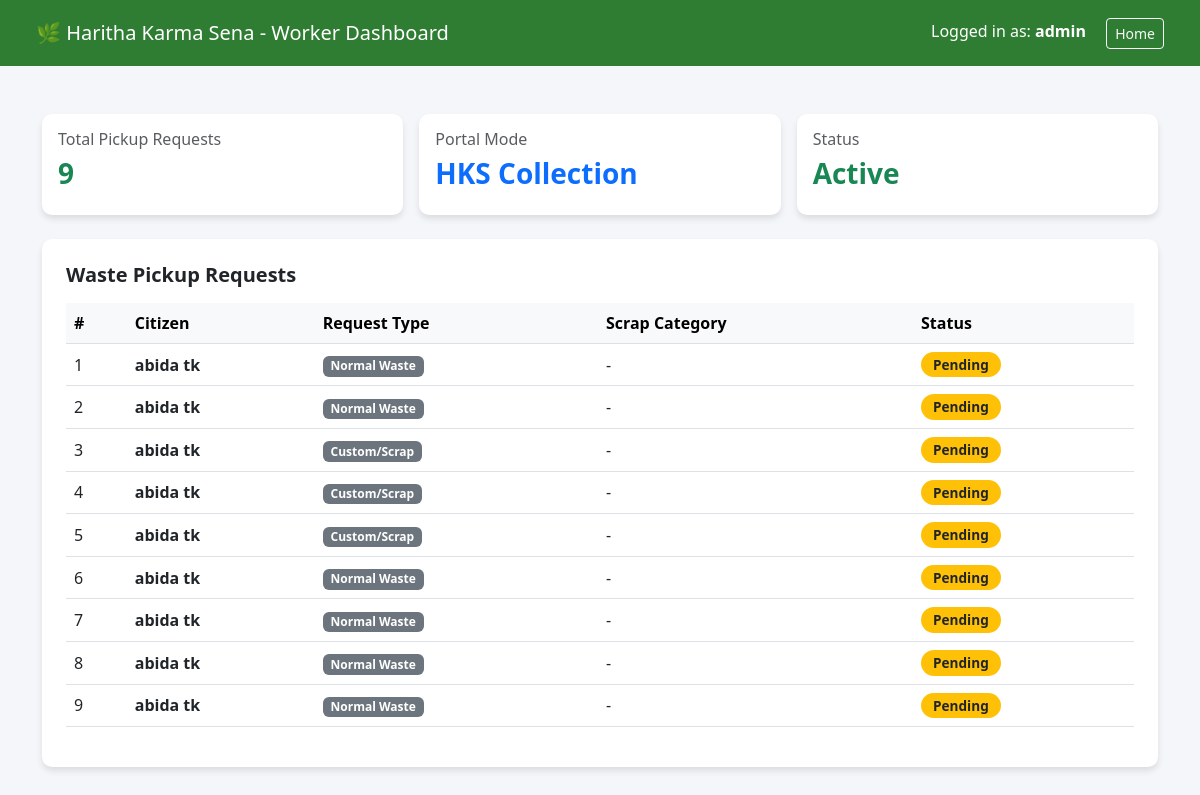
/worker-dashboard/ (signed in), run on an earlier commit of the app's database.
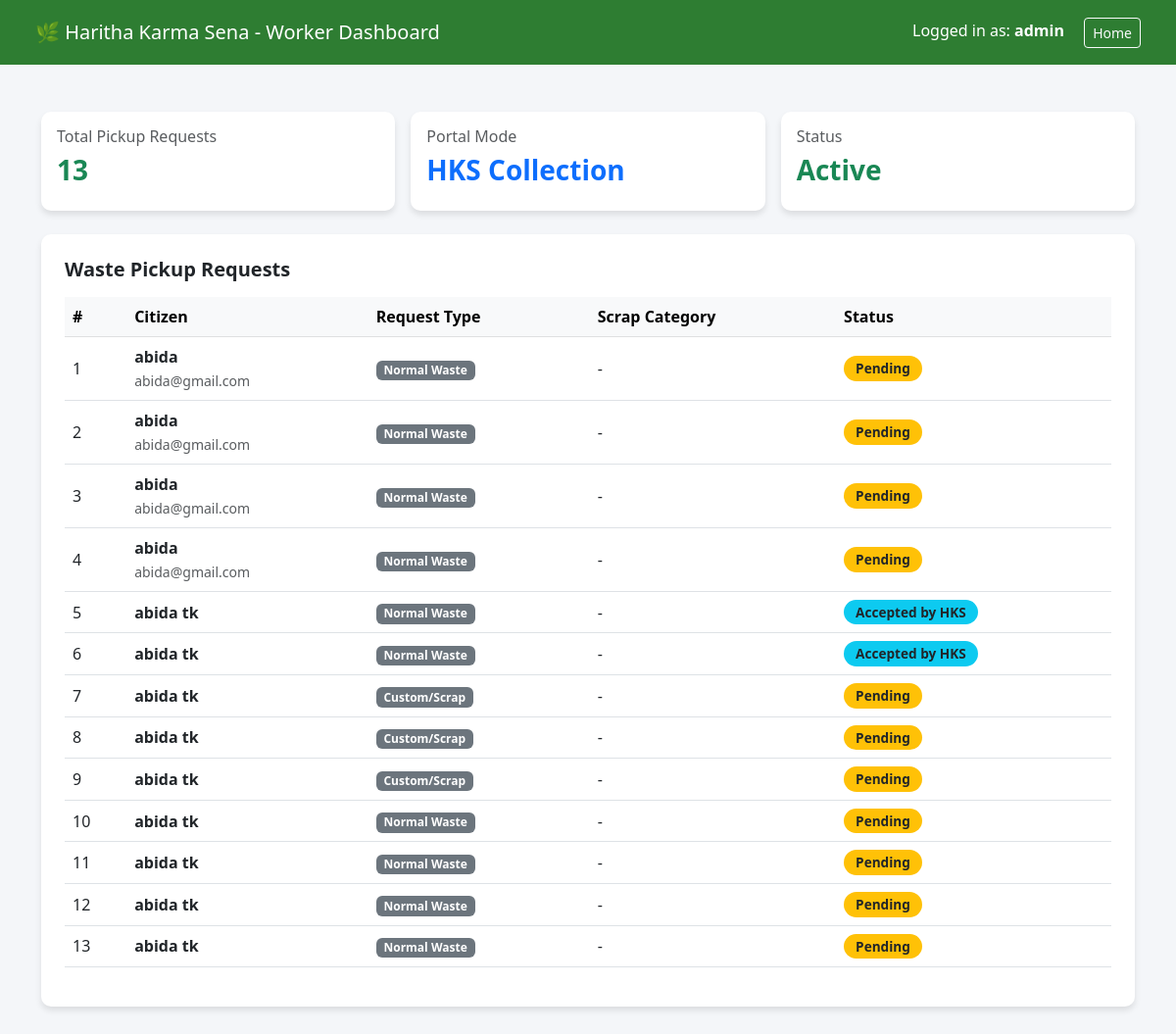
And on a later commit of the database.
### waste_app/models.py (models this page shows, shortened)
class WasteRequest(models.Model):
    REQUEST_TYPE = [
        ('normal', 'Normal Waste'),
        ('custom', 'Custom/Scrap'),
    ]
    STATUS_CHOICES = [
        ('pending', 'Pending'),
        ('accepted', 'Accepted by HKS'),
        ('scheduled', 'Scheduled'),
        ('completed', 'Completed'),
        ('cancelled', 'Cancelled'),
    ]
    citizen = models.ForeignKey(User, on_delete=models.CASCADE, related_name='requests')
    request_type = models.CharField(max_length=20, choices=REQUEST_TYPE)
    status = models.CharField(max_length=20, choices=STATUS_CHOICES, default='pending')
    scrap_category = models.ForeignKey(ScrapCategory, on_delete=models.SET_NULL, null=True, blank=True)
    quantity = models.FloatField(null=True, blank=True)
    scrap_image = models.ImageField(upload_to='scrap_images/', null=True, blank=True)
    estimated_amount = models.DecimalField(max_digits=10, decimal_places=2, default=0.00)
    scheduled_date = models.DateField(null=True, blank=True)
    normal_waste_items = models.TextField(null=True, blank=True)
    created_at = models.DateTimeField(auto_now_add=True)

### waste_app/views.py (the view)
@login_required
def worker_dashboard(request):
    all_requests = WasteRequest.objects.all().order_by(
        '-created_at'
    )
    return render(
        request,
        'waste_app/worker_dashboard.html',
        {'requests': all_requests}
    )

### waste_app/templates/waste_app/worker_dashboard.html (shortened to what this page needs)
<!DOCTYPE html>
<html lang="en">
<head>
    <link href="https://cdn.jsdelivr.net/npm/bootstrap@5.3.0/dist/css/bootstrap.min.css" rel="stylesheet">
</head>
<body>
    <nav class="navbar navbar-custom px-4 py-3">
        <div class="container-fluid">
            <span class="navbar-brand mb-0 h1 text-white">🌿 Haritha Karma Sena - Worker Dashboard</span>
            <div>
                <span class="me-3">Logged in as: <strong>{{ request.user.username }}</strong></span>
                <a href="/" class="btn btn-sm btn-outline-light">Home</a>
            </div>
        </div>
    </nav>
    <div class="container my-5">
        <div class="row g-3 mb-4">
            <div class="col-md-4">
                <div class="card card-custom p-3 bg-white">
                    <h6 class="text-muted">Total Pickup Requests</h6>
                    <h3 class="fw-bold text-success">{{ requests|length|default:"0" }}</h3>
                </div>
            </div>
            <div class="col-md-4">
                <div class="card card-custom p-3 bg-white">
                    <h6 class="text-muted">Portal Mode</h6>
                    <h3 class="fw-bold text-primary">HKS Collection</h3>
                </div>
            </div>
            <div class="col-md-4">
                <div class="card card-custom p-3 bg-white">
                    <h6 class="text-muted">Status</h6>
                    <h3 class="fw-bold text-success">Active</h3>
                </div>
            </div>
        </div>
        <div class="card card-custom bg-white p-4">
            <h5 class="fw-bold mb-3">Waste Pickup Requests</h5>
            <div class="table-responsive">
                <table class="table table-hover align-middle">
                    <thead class="table-light">
                        <tr>
                            <th>#</th>
                            <th>Citizen</th>
                            <th>Request Type</th>
                            <th>Scrap Category</th>
                            <th>Status</th>
                        </tr>
                    </thead>
                    <tbody>
                        {% for item in requests %}
                        <tr>
                            <td>{{ forloop.counter }}</td>
                            <td>
                                <strong>{{ item.citizen.get_full_name|default:item.citizen.username }}</strong>
                                {% if item.citizen.email %}
                                    <br><small class="text-muted">{{ item.citizen.email }}</small>
                                {% endif %}
                            </td>
                            <td>
                                <span class="badge bg-secondary">{{ item.get_request_type_display|default:item.request_type }}</span>
                            </td>
                            <td>
                                {{ item.scrap_category|default:"-" }}
                            </td>
                            <td>
                                {% if item.status == 'pending' %}
                                    <span class="badge bg-warning text-dark status-badge">Pending</span>
                                {% elif item.status == 'completed' %}
                                    <span class="badge bg-success status-badge">Completed</span>
                                {% elif item.status == 'accepted' %}
                                    <span class="badge bg-info text-dark status-badge">Accepted by HKS</span>
                                {% else %}
                                    <span class="badge bg-primary status-badge">{{ item.get_status_display|default:item.status }}</span>
                                {% endif %}
                            </td>
                        </tr>
                        {% empty %}
                        <tr>
                            <td colspan="5" class="text-center py-4 text-muted">
                            </td>
                        </tr>
                        {% endfor %}
                    </tbody>
                </table>
            </div>
        </div>
    </div>
</body>
</html>

### waste_app/templates/waste_app/worker_dashboard.html (style rules this page uses)
body { background-color: #f4f6f9; font-family: 'Segoe UI', Tahoma, Geneva, Verdana, sans-serif; }
.navbar-custom { background-color: #2e7d32; color: white; }
.card-custom { border-radius: 10px; border: none; box-shadow: 0 4px 6px rgba(0,0,0,0.1); }
.status-badge { font-size: 0.85rem; padding: 6px 12px; border-radius: 20px; }

What changed in the data, as far as the page shows it:
added WasteRequest: citizen.get_full_name "abida", citizen.email "abida@gmail.com", request_type "Normal Waste", scrap_category "-", status "Pending"
added WasteRequest: citizen.get_full_name "abida", citizen.email "abida@gmail.com", request_type "Normal Waste", scrap_category "-", status "Pending"
added WasteRequest: citizen.get_full_name "abida", citizen.email "abida@gmail.com", request_type "Normal Waste", scrap_category "-", status "Pending"
added WasteRequest: citizen.get_full_name "abida", citizen.email "abida@gmail.com", request_type "Normal Waste", scrap_category "-", status "Pending"
changed WasteRequest (number 5 of 13 on the later page): status "Pending" → "Accepted by HKS"
changed WasteRequest (number 6 of 13 on the later page): status "Pending" → "Accepted by HKS"
Also different on the page:
{{ requests|length|default:"0" }}: "9" → "13"
